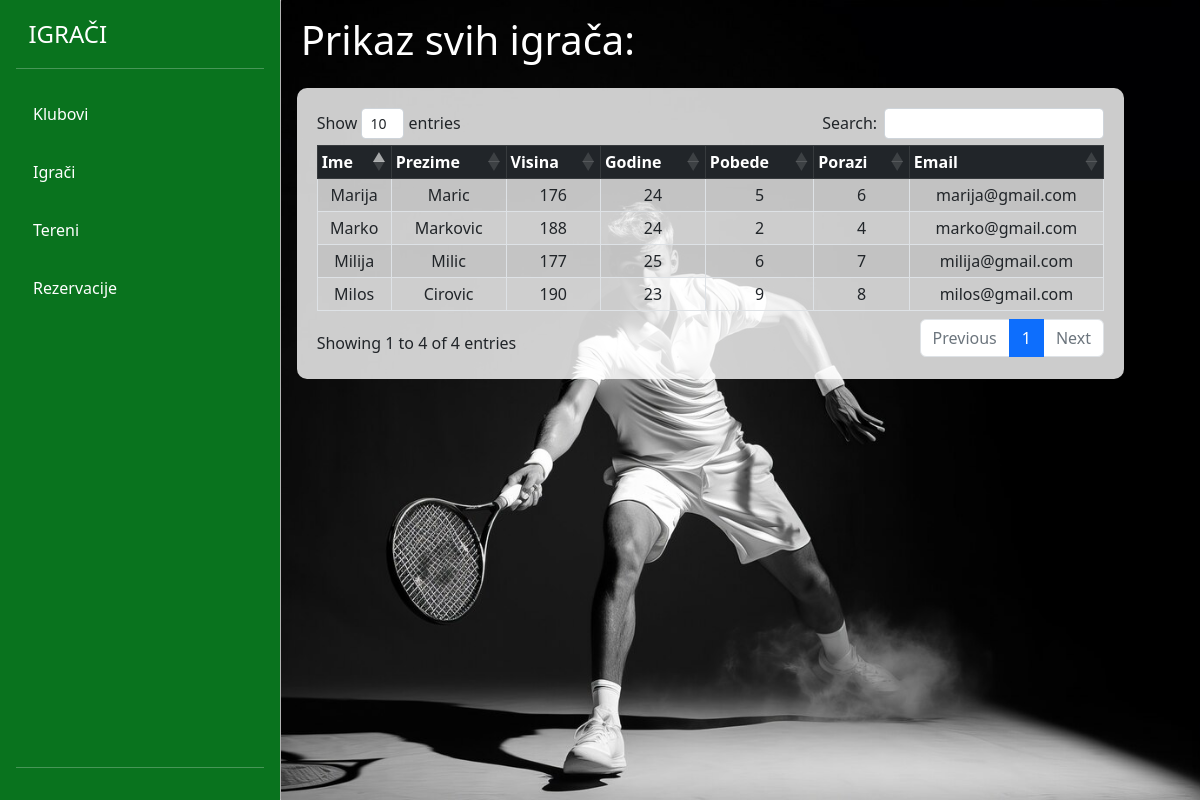
The app's page /view-igraci/players.php with its own data.
### tables this page shows
CREATE TABLE `korisnici` (
  `id` int(11) NOT NULL,
  `ime` varchar(255) NOT NULL,
  `prezime` varchar(255) NOT NULL,
  `pol` varchar(50) DEFAULT NULL,
  `visina` int(11) DEFAULT NULL,
  `godine` int(11) DEFAULT NULL,
  `pobeda` int(11) DEFAULT NULL,
  `porazi` int(11) DEFAULT NULL,
  `naziv_kluba` varchar(255) DEFAULT NULL,
  `email` varchar(255) NOT NULL,
  `lozinka` varchar(255) NOT NULL,
  `profilna_slika` longblob DEFAULT NULL,
  `id_opreme` int(11) DEFAULT NULL,
  `id_uloge` int(11) NOT NULL
);

### config/DB.php (called while the page is built)
<?php
class DB{
    private static $factory;
    public static function createInstance($config = null)
    {
        $settings['dbname'] = 'rekreativnitenisdb';
        $settings['dbhost'] = '127.0.0.1';
        $settings['dbuser'] = 'root';
        $settings['dbpass'] = '';
        try{
            $dsn = 'mysql:dbname=' . $settings['dbname'] . ';host=' . $settings['dbhost'];
            $pdo = new PDO($dsn, $settings['dbuser'], $settings['dbpass'], array(PDO::MYSQL_ATTR_INIT_COMMAND => "SET NAMES utf8"));
            $pdo->setAttribute(PDO::ATTR_ERRMODE, PDO::ERRMODE_EXCEPTION);
            $pdo->setAttribute(PDO::ATTR_EMULATE_PREPARES, true);
            $pdo->setAttribute(PDO::ATTR_DEFAULT_FETCH_MODE, PDO::FETCH_ASSOC);
            self::$factory[$config] = $pdo;
            return self::$factory[$config];
        }
        catch (PDOException $e) {
            die ('Connection failed: ' . $e->getMessage());
        }
    }
}
?>

### DAO/KorisnikDAO.php (called while the page is built, shortened)
<?php
require_once '../config/DB.php';
class KorisnikDAO
{
    private $db;
    public function __construct()
    {
        $this->db = DB::createInstance();
    }
    public function getAllIgraci()
    {
        $sql = "SELECT k.* FROM korisnici k INNER JOIN uloge u ON k.id_uloge = u.id WHERE u.naziv_uloge='igrac'";
        $statement = $this->db->prepare($sql);
        $statement->execute();
        $res = $statement->fetchAll();
        return $res;
    }
}

### view-igraci/players.php (the view, shortened to what this page needs)
<?php
require_once './partials/navigacija.php';
require_once '../DAO/KorisnikDAO.php';
$korisnikDAO = new KorisnikDAO();
$igraci = $korisnikDAO->getAllIgraci();
?>
<div class="container-fluid"
    style="background-repeat: no-repeat; background-size: cover; background-image: url('images/carousel1.jpg'); overflow-y: scroll; height: 100vh;">
    <div class="row">
        <h1 class="h1 m-2 mt-3" style="color:white;">Prikaz svih igrača:</h1>
        <div class="container m-3" style="width: 90%; background-color: rgba(255,255,255,0.8); border-radius: 10px; padding: 20px;">
            <table class="table table-bordered  text-center  table-striped  table-sm mt-3" cellspacing="0"
                style=" margin-left:auto;margin-right:auto" id="dtBasicExample">
                <thead class="table-dark sticky-top bg-white">
                    <tr>
                        <th class="th-sm">Ime</th>
                        <th class="th-sm">Prezime</th>
                        <th class="th-sm">Visina</th>
                        <th class="th-sm">Godine</th>
                        <th class="th-sm">Pobede</th>
                        <th class="th-sm">Porazi</th>
                        <th class="th-sm">Email</th>
                    </tr>
                </thead>
                <tbody>
                    <?php foreach ($igraci as $item): ?>
                        <tr>
                            <td><?= $item['ime'] ?></td>
                            <td><?= $item['prezime'] ?></td>
                            <td><?= $item['visina'] ?></td>
                            <td><?= $item['godine'] ?></td>
                            <td><?= $item['pobeda'] ?></td>
                            <td><?= $item['porazi'] ?></td>
                            <td><?= $item['email'] ?></td>
                        </tr>
                    <?php endforeach; ?>
                </tbody>
            </table>
        </div>
        <?php
        require_once './partials/footer.php';
        ?>

### view-igraci/partials/navigacija.php (style rules this page uses)
.container { max-width: 100%; max-height: 100%; }

### records on screen
korisnici: ime "Milos", prezime "Cirovic", visina "190", godine "23", pobeda "9", porazi "8", email "milos@gmail.com"
korisnici: ime "Marija", prezime "Maric", visina "176", godine "24", pobeda "5", porazi "6", email "marija@gmail.com"
korisnici: ime "Milija", prezime "Milic", visina "177", godine "25", pobeda "6", porazi "7", email "milija@gmail.com"
korisnici: ime "Marko", prezime "Markovic", visina "188", godine "24", pobeda "2", porazi "4", email "marko@gmail.com"
